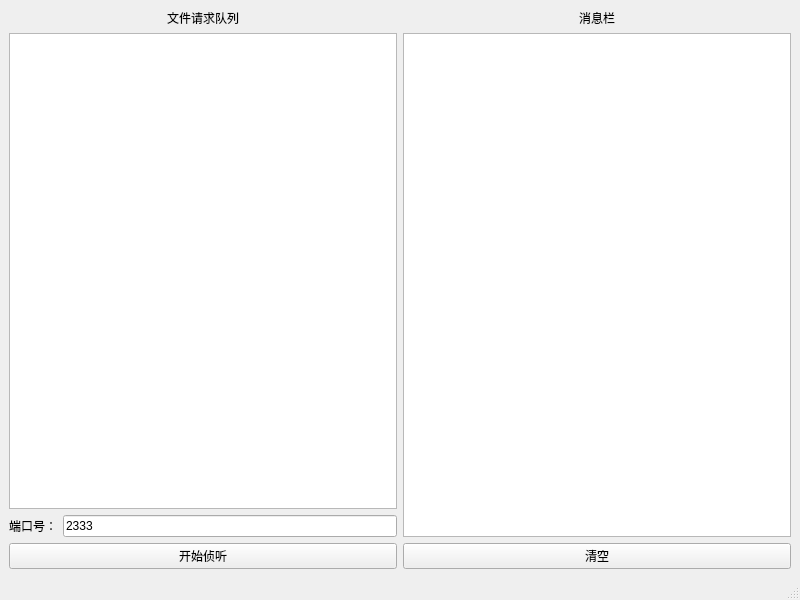
<?xml version="1.0" encoding="UTF-8"?>
<ui version="4.0">
 <class>MainWindow</class>
 <widget class="QMainWindow" name="MainWindow">
  <property name="geometry">
   <rect>
    <x>0</x>
    <y>0</y>
    <width>800</width>
    <height>600</height>
   </rect>
  </property>
  <property name="windowTitle">
   <string>MainWindow</string>
  </property>
  <widget class="QWidget" name="centralwidget">
   <layout class="QHBoxLayout" name="horizontalLayout">
    <item>
     <layout class="QGridLayout" name="gridLayout">
      <item row="0" column="0" colspan="2">
       <widget class="QLabel" name="clientLabel">
        <property name="text">
         <string>文件请求队列</string>
        </property>
        <property name="alignment">
         <set>Qt::AlignCenter</set>
        </property>
       </widget>
      </item>
      <item row="2" column="0">
       <widget class="QLabel" name="portLabel">
        <property name="text">
         <string>端口号：</string>
        </property>
       </widget>
      </item>
      <item row="3" column="0" colspan="2">
       <widget class="QPushButton" name="listenButton">
        <property name="text">
         <string>开始侦听</string>
        </property>
       </widget>
      </item>
      <item row="1" column="0" colspan="2">
       <widget class="QListWidget" name="listWidget"/>
      </item>
      <item row="2" column="1">
       <widget class="QLineEdit" name="portLineEdit">
        <property name="text">
         <string>2333</string>
        </property>
       </widget>
      </item>
     </layout>
    </item>
    <item>
     <layout class="QVBoxLayout" name="verticalLayout">
      <item>
       <widget class="QLabel" name="msgLabel">
        <property name="text">
         <string>消息栏</string>
        </property>
        <property name="alignment">
         <set>Qt::AlignCenter</set>
        </property>
       </widget>
      </item>
      <item>
       <widget class="QTextBrowser" name="msgTextBrowser"/>
      </item>
      <item>
       <widget class="QPushButton" name="clearButton">
        <property name="text">
         <string>清空</string>
        </property>
       </widget>
      </item>
     </layout>
    </item>
   </layout>
  </widget>
  <widget class="QMenuBar" name="menubar">
   <property name="geometry">
    <rect>
     <x>0</x>
     <y>0</y>
     <width>800</width>
     <height>26</height>
    </rect>
   </property>
  </widget>
  <widget class="QStatusBar" name="statusbar"/>
 </widget>
 <resources/>
 <connections/>
</ui>
